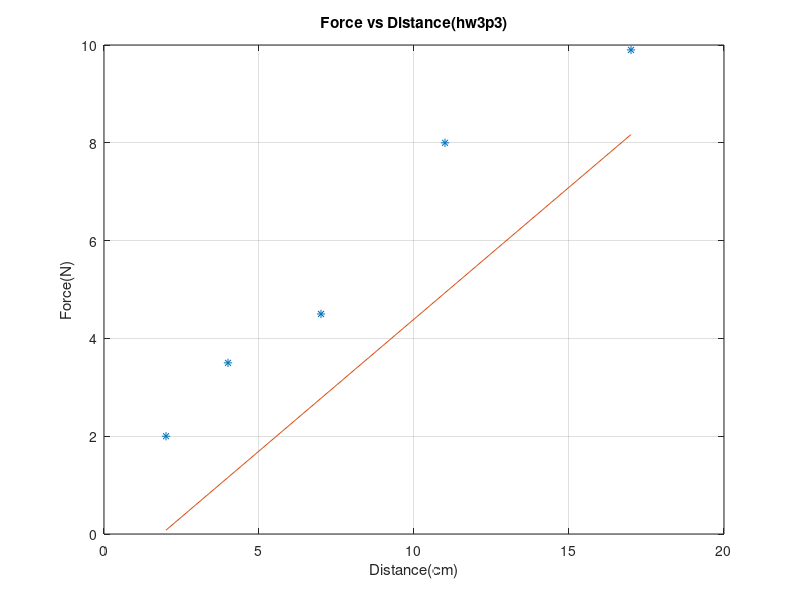

Here is the MATLAB script that generated this plot:
%Dounglan Cheung
%hw03p3.m
x =[2.0, 4.0, 7.0, 11.0, 17.0]; % cm 
y =[2.0, 3.5, 4.5, 8.0, 9.9]; % N
N= length(x);
Sumx= sum(x);
Sumxx= sum(x.*x);
Sumy= sum(y);
Sumxy= sum(x.*y);
A= (N.*Sumxy - Sumx.*Sumy)./(N.*Sumxx - Sumx.*Sumx);
B= -1;
fit = A.*x + B; 
plot(x,y,'*',x,fit,'-')
grid on
xlabel("Distance(cm)")
ylabel("Force(N)")
title("Force vs Distance(hw3p3)")
yhat = A.*x + B
ybar = mean(y)
rsqr = 1- sum((yhat-y).^2)./sum((ybar-y).^2)
